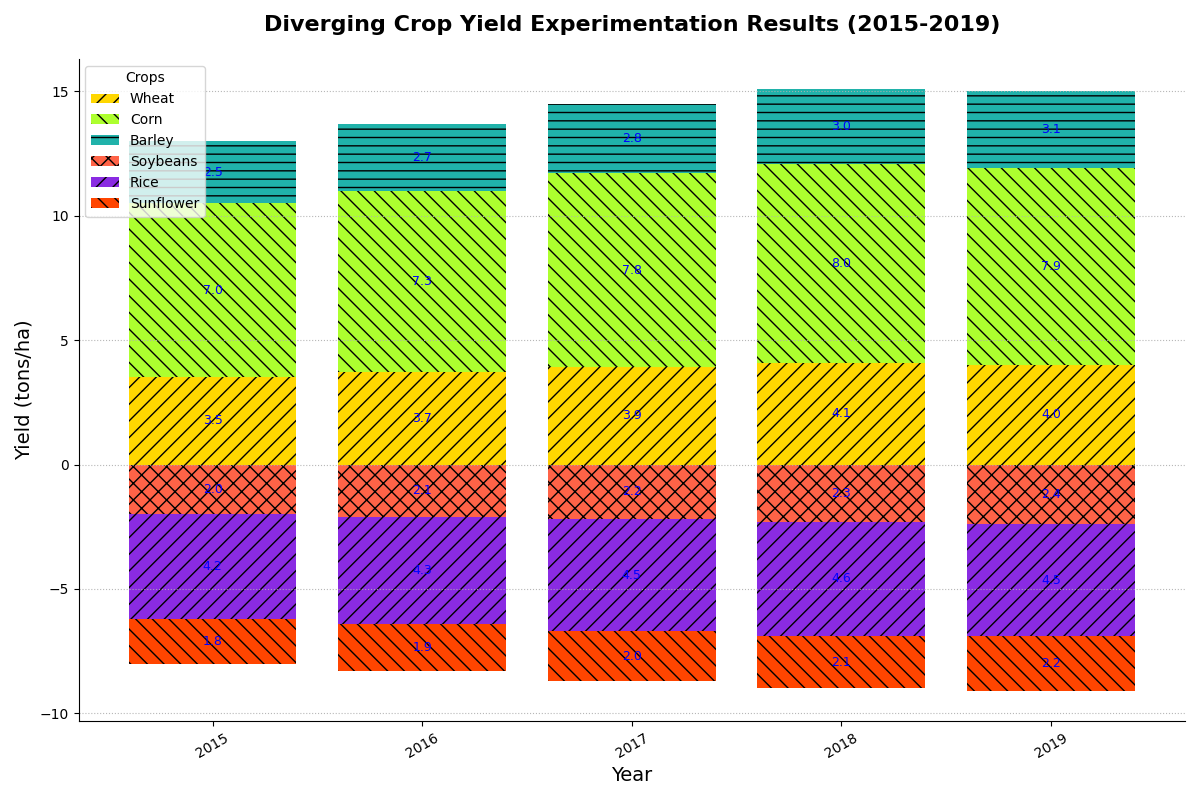

Recreate this plot in Python.
import matplotlib.pyplot as plt
import numpy as np

years = np.arange(2015, 2020)
crops = ['Wheat', 'Corn', 'Barley', 'Soybeans', 'Rice', 'Sunflower']

wheat_yield = [3.5, 3.7, 3.9, 4.1, 4.0]
corn_yield = [7.0, 7.3, 7.8, 8.0, 7.9]
barley_yield = [2.5, 2.7, 2.8, 3.0, 3.1]
soybean_yield = [-2.0, -2.1, -2.2, -2.3, -2.4]  # Inverted to negative
rice_yield = [-4.2, -4.3, -4.5, -4.6, -4.5]  # Inverted to negative
sunflower_yield = [-1.8, -1.9, -2.0, -2.1, -2.2]  # Inverted to negative

colors = ['#FFD700', '#ADFF2F', '#20B2AA', '#FF6347', '#8A2BE2', '#FF4500']

fig, ax = plt.subplots(figsize=(12, 8))

# Positive yields
ax.bar(years, wheat_yield, label='Wheat', color=colors[0], hatch='//')
ax.bar(years, corn_yield, bottom=wheat_yield, label='Corn', color=colors[1], hatch='\\\\')
ax.bar(years, barley_yield, bottom=np.array(wheat_yield) + np.array(corn_yield), label='Barley', color=colors[2], hatch='--')

# Negative yields
ax.bar(years, soybean_yield, label='Soybeans', color=colors[3], hatch='xx')
ax.bar(years, rice_yield, bottom=soybean_yield, label='Rice', color=colors[4], hatch='//')
ax.bar(years, sunflower_yield, bottom=np.array(soybean_yield) + np.array(rice_yield), label='Sunflower', color=colors[5], hatch='\\\\')

ax.set_title("Diverging Crop Yield Experimentation Results (2015-2019)", fontsize=16, fontweight='bold', pad=20)
ax.set_xlabel("Year", fontsize=14)
ax.set_ylabel("Yield (tons/ha)", fontsize=14)

ax.legend(title='Crops', loc='upper left')

ax.yaxis.grid(True, linestyle=':', alpha=0.9)
ax.spines['top'].set_visible(False)
ax.spines['right'].set_visible(False)

for i in range(len(years)):
    height_sum_positive = 0
    for yield_name in [wheat_yield, corn_yield, barley_yield]:
        height_sum_positive += yield_name[i]
        ax.text(years[i], height_sum_positive - yield_name[i]/2, f'{yield_name[i]}', ha='center', va='center', color='blue', fontsize=9)
    
    height_sum_negative = 0
    for yield_name in [soybean_yield, rice_yield, sunflower_yield]:
        height_sum_negative += yield_name[i]
        ax.text(years[i], height_sum_negative - yield_name[i]/2, f'{-yield_name[i]}', ha='center', va='center', color='blue', fontsize=9)

plt.xticks(years, rotation=30)
plt.tight_layout()
plt.show()
